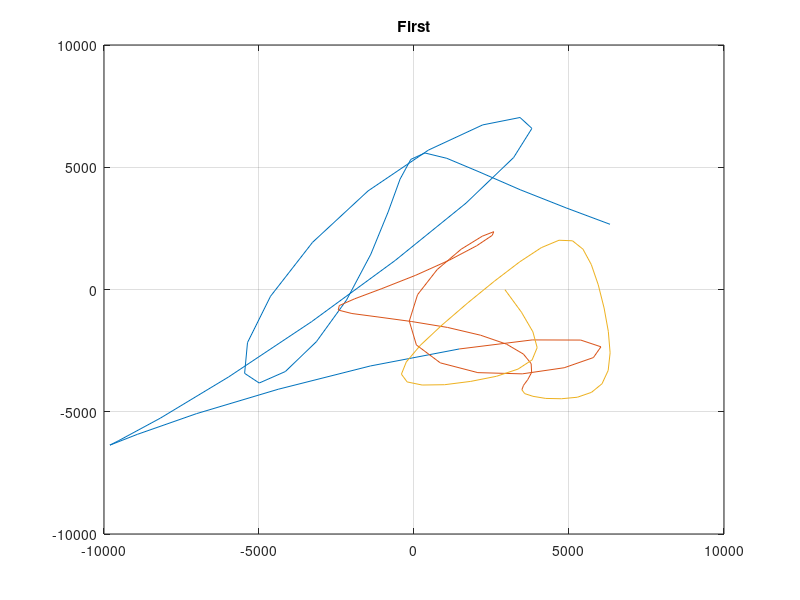
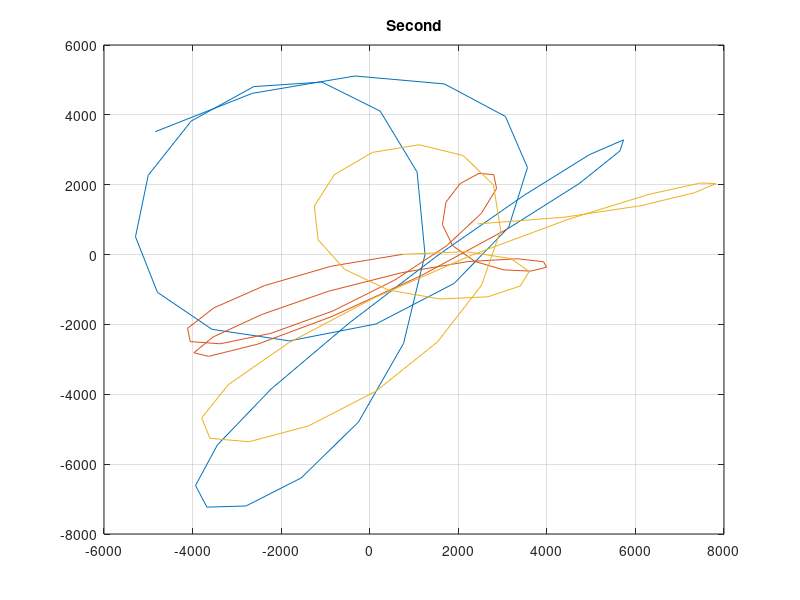

Write MATLAB code to recreate these figures, in order.
load('RLS_DATA.mat');
delay = finddelay(TX_I,RX_I);
period = 35;

hold off;
clf('reset');
refreshdata;

for per = 100:102
    txt = sprintf('Word: %f ', length(TX_Q(per*(period)+1:(1+per)*period+1)));
    fprintf(txt);
    figure(1);
    title("First");
    plot(TX_Q(per*(period)+1:(1+per)*period+1),RX_Q(delay+per*(period)+1:delay+(1+per)*period+1));
    hold on
end
grid;

hold off

for per = 5:7
    txt = sprintf('Word: %f ', length(TX_Q(per*(period)+1:(1+per)*period+1)));
    fprintf(txt);
    figure(2);
    title("Second");
    plot(TX_Q(per*(period)+1:(1+per)*period+1),RX_Q(delay+per*(period)+1:delay+(1+per)*period+1));
    hold on
end
grid;